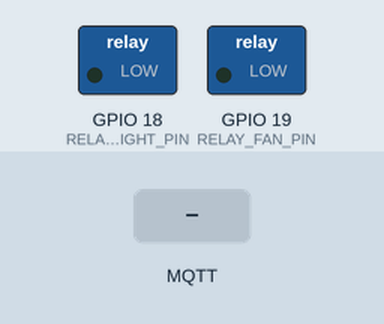
A sketch run on a simulated ESP32. On the bench: switched loads named in the sketch (green lamp = pin HIGH). The test bench sets the inputs (shaded band). WiFi joins after 1.5 s; servers stay silent unless stated; random numbers use the default seed unless the sketch sets one; no MQTT or app messages arrive unless stated; what the sketch prints to the serial monitor is not drawn.

Above: at 2.7 s.
2.8 s: MQTT message "ON" arrives on the first subscribed topic
At 3.2 s:
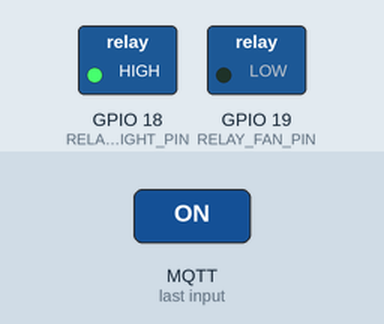
4.3 s: MQTT message "ON" arrives on the second subscribed topic
At 5.5 s:
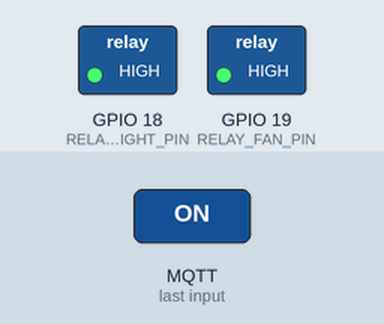
5.8 s: MQTT message "OFF" arrives on the first subscribed topic
At 6.7 s:
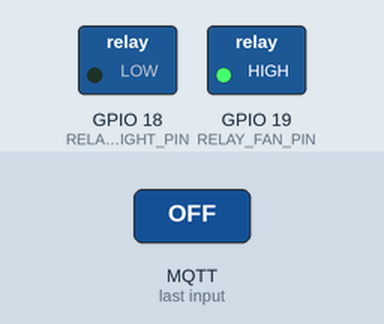
Timing chart, 0 to 8.8 s (numbered marks = the images above; inputs shaded):
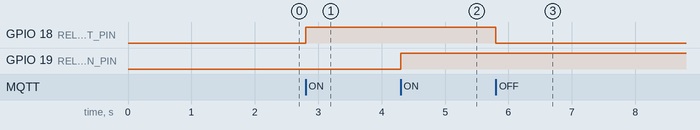

Measured:
- after the input at 2.8 s, GPIO 18 (RELAY_LIGHT_PIN): LOW → HIGH at once
- after the input at 4.3 s, GPIO 19 (RELAY_FAN_PIN): LOW → HIGH at once
- after the input at 5.8 s, GPIO 18 (RELAY_LIGHT_PIN): HIGH → LOW at once

The sketch:

esp32_mqtt.ino
```cpp
/*
==============================================================================
Project: AI Based Voice Controlled Home Automation System
File: esp32_mqtt.ino
Description: Arduino sketch for the ESP32 microcontroller to connect to Wi-Fi,
             subscribe to MQTT topics, and switch relays for Light and Fan.
Author: Kasundi (assisted by Antigravity)
Date: June 2026
==============================================================================
Required Libraries:
- PubSubClient by Nick O'Leary (Install via Arduino Library Manager)
- WiFi (Built-in ESP32 WiFi library)
==============================================================================
*/

#include <WiFi.h>
#include <PubSubClient.h>

// Wi-Fi Connection Details (Change to your local credentials)
const char* ssid = "HayKasu";
const char* password = "1234567890@";

// MQTT Broker Details (using the HiveMQ public broker)
const char* mqtt_server = "broker.hivemq.com";
const int mqtt_port = 1883;

// MQTT Topic Definitions
const char* topic_light = "home/livingroom/light";
const char* topic_fan   = "home/livingroom/fan";

// Pin Configuration for Relays
const int RELAY_LIGHT_PIN = 18;  // GPIO 18 connected to Light Relay
const int RELAY_FAN_PIN   = 19;  // GPIO 19 connected to Fan Relay

// Initialize WiFi and MQTT clients
WiFiClient espClient;
PubSubClient client(espClient);

// ==============================================================================
// WIFI SETUP FUNCTION
// ==============================================================================
void setup_wifi() {
  delay(10);
  Serial.println();
  Serial.print("Connecting to Wi-Fi Network: ");
  Serial.println(ssid);

  WiFi.begin(ssid, password);

  while (WiFi.status() != WL_CONNECTED) {
    delay(500);
    Serial.print(".");
  }

  Serial.println("");
  Serial.println("[Wi-Fi] Connected successfully!");
  Serial.print("[Wi-Fi] IP Address: ");
  Serial.println(WiFi.localIP());
}

// ==============================================================================
// MQTT CALLBACK FUNCTION (HANDLE RECEIVED MESSAGES)
// ==============================================================================
void callback(char* topic, byte* payload, unsigned int length) {
  // Convert payload bytes to a string
  String message = "";
  for (int i = 0; i < length; i++) {
    message += (char)payload[i];
  }

  Serial.print("[MQTT] Message arrived on topic: ");
  Serial.print(topic);
  Serial.print(". Message: ");
  Serial.println(message);

  // ----------------------------------------------------
  // LIGHT RELAY CONTROL logic
  // ----------------------------------------------------
  if (strcmp(topic, topic_light) == 0) {
    if (message == "ON") {
      Serial.println("[RELAY] Turning LIGHT ON...");
      digitalWrite(RELAY_LIGHT_PIN, HIGH);  // Active-High Relay (use LOW for Active-Low)
    } else if (message == "OFF") {
      Serial.println("[RELAY] Turning LIGHT OFF...");
      digitalWrite(RELAY_LIGHT_PIN, LOW);
    }
  }

  // ----------------------------------------------------
  // FAN RELAY CONTROL logic
  // ----------------------------------------------------
  else if (strcmp(topic, topic_fan) == 0) {
    if (message == "ON") {
      Serial.println("[RELAY] Turning FAN ON...");
      digitalWrite(RELAY_FAN_PIN, HIGH);
    } else if (message == "OFF") {
      Serial.println("[RELAY] Turning FAN OFF...");
      digitalWrite(RELAY_FAN_PIN, LOW);
    }
  }
}

// ==============================================================================
// MQTT RECONNECT FUNCTION
// ==============================================================================
void reconnect() {
  // Loop until we're reconnected
  while (!client.connected()) {
    Serial.print("[MQTT] Attempting connection to broker...");
    // Create a unique client ID based on MAC address
    String clientId = "ESP32Client-HomeAutomation-";
    clientId += String(random(0xffff), HEX);

    // Connect to broker
    if (client.connect(clientId.c_str())) {
      Serial.println("CONNECTED!");

      // Subscribe to device control topics
      client.subscribe(topic_light);
      client.subscribe(topic_fan);
      Serial.println("[MQTT] Subscribed to topic_light and topic_fan.");
    } else {
      Serial.print("[MQTT] connection failed, rc=");
      Serial.print(client.state());
      Serial.println(". Retrying in 5 seconds...");
      delay(5000);
    }
  }
}

// ==============================================================================
// INITIAL SETUP
// ==============================================================================
void setup() {
  // Initialize Serial port for debugging
  Serial.begin(115200);

  // Set relay pins as output and set default states (OFF)
  pinMode(RELAY_LIGHT_PIN, OUTPUT);
  pinMode(RELAY_FAN_PIN, OUTPUT);
  digitalWrite(RELAY_LIGHT_PIN, LOW);
  digitalWrite(RELAY_FAN_PIN, LOW);

  // Connect to WiFi
  setup_wifi();

  // Setup MQTT server and callback handler
  client.setServer(mqtt_server, mqtt_port);
  client.setCallback(callback);
}

// ==============================================================================
// MAIN EXECUTION LOOP
// ==============================================================================
void loop() {
  // Ensure MQTT client stays connected
  if (!client.connected()) {
    reconnect();
  }

  // Maintain client connections and check for incoming messages
  client.loop();
}
```
